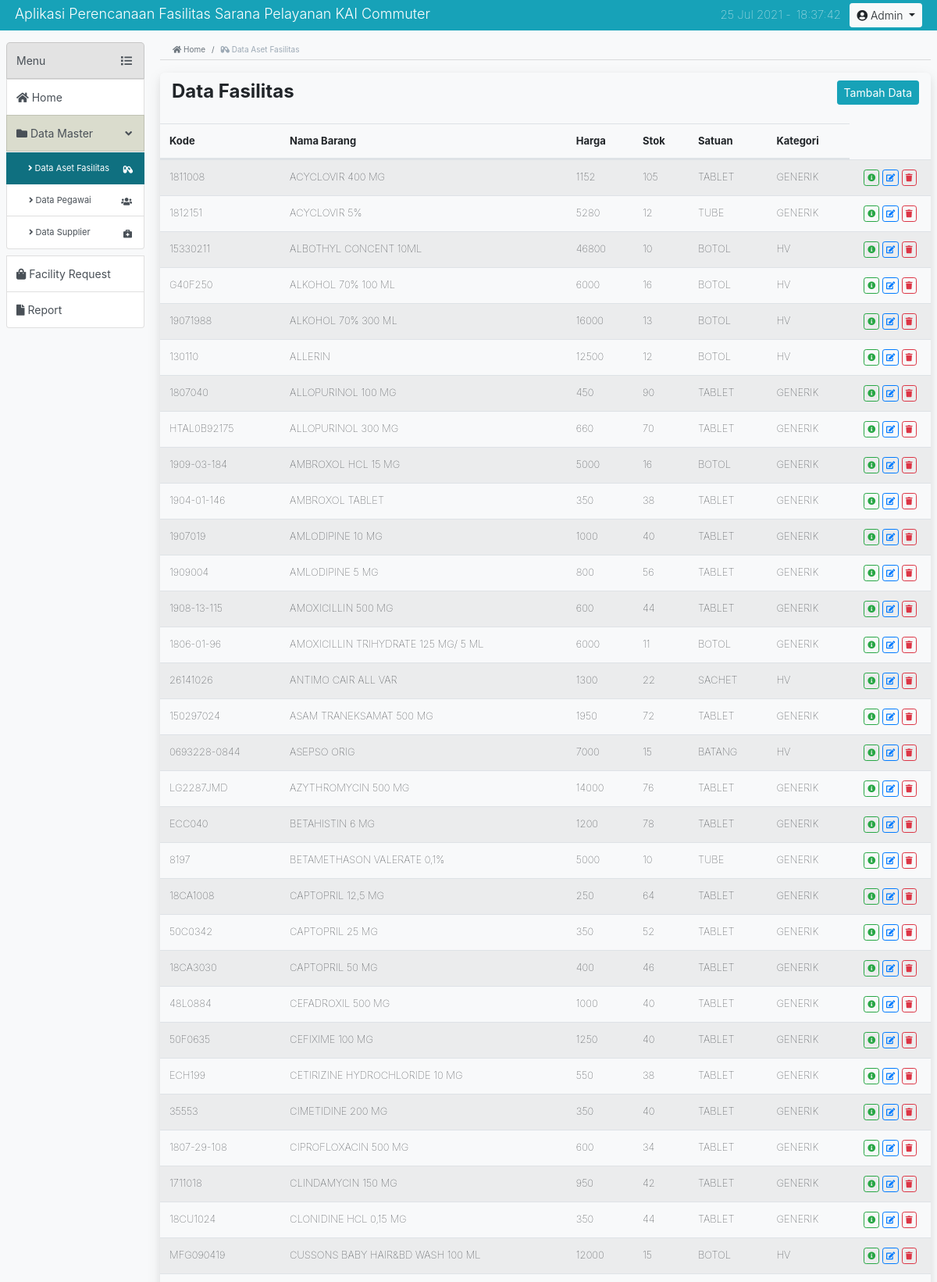
Screenshot of /?page=dataobat (signed in, upper part) with the database file from the repository.
### tables this page shows
CREATE TABLE IF NOT EXISTS `tbl_databarang` (
  `kd_barang` varchar(18) NOT NULL,
  `nm_barang` varchar(80) NOT NULL,
  `exp_barang` date NOT NULL,
  `ktg_barang` varchar(15) NOT NULL,
  `bnt_barang` varchar(20) NOT NULL,
  `sat_barang` varchar(11) NOT NULL,
  `hrg_barang` int(11) NOT NULL,
  `hrgbeli_barang` int(11) NOT NULL,
  `stk_barang` int(11) NOT NULL,
  `minstk_barang` int(11) NOT NULL,
  PRIMARY KEY (`kd_barang`)
);

### koneksi.php (called while the page is built, shortened)
<?php
	function tgl_indo($tgl) {
		$tanggal = substr($tgl,8,2);
		$bulan = substr($tgl,5,2);
		if($bulan==1) {
			$bulan = "Jan";
		} else if($bulan==2) {
			$bulan = "Feb";
		} else if($bulan==3) {
			$bulan = "Mar";
		} else if($bulan==4) {
			$bulan = "Apr";
		} else if($bulan==5) {
			$bulan = "Mei";
		} else if($bulan==6) {
			$bulan = "Jun";
		} else if($bulan==7) {
			$bulan = "Jul";
		} else if($bulan==8) {
			$bulan = "Agu";
		} else if($bulan==9) {
			$bulan = "Sep";
		} else if($bulan==10) {
			$bulan = "Okt";
		} else if($bulan==11) {
			$bulan = "Nov";
		} else if($bulan==12) {
			$bulan = "Des";
		}
		$tahun = substr($tgl,2,2);
		return $tanggal.'/'.$bulan.'/'.$tahun;
	}
 ?>

### pages/dataobat.php (the view, shortened to what this page needs)
<nav aria-label="breadcrumb">
  <ol class="breadcrumb bg-light">
    <li class="breadcrumb-item"><a href="./"><i class="fas fa-home"></i> Home</a></li>
    <li class="breadcrumb-item active" aria-current="page"><i class="fas fa-capsules"></i> Data Aset Fasilitas</li>
  </ol>
</nav>
<div class="page-content">
	<div class="row">
		<div class="col-6"><h4>Data Fasilitas</h4></div>
		<div class="col-6 text-right">
			<a href="?page=info_kadaluarsa">
			 <?php if($_SESSION['posisi_peg'] == 'Admin' || $_SESSION['posisi_peg'] == 'Manager' || $_SESSION['posisi_peg'] == 'Apoteker') { ?>
			<a href="?page=tambah_dataobat">
				<button class="btn btn-sm btn-info">Tambah Data</button>
			</a>
			<?php } ?>
		</div>
	</div>
	<div class="table-container">
		<table id="tabel_dataobat" class="table table-striped display tabel-data">
			<thead>
		        <tr>
		            <th>Kode</th>
		            <th>Nama Barang</th>
		            <th>Harga</th>
		            <th>Stok</th>
		            <th>Satuan</th>
		            <th>Kategori</th>
		        </tr>
		    </thead>
		    <tbody>
		<?php
			$query_tampil = "SELECT * FROM tbl_databarang ORDER BY nm_barang ASC";
			$sql_tampil = mysqli_query($conn, $query_tampil) or die ($conn->error);
			while($data = mysqli_fetch_array($sql_tampil)) {
		 ?>
		 		<tr>
		 			<td><?php echo $data['kd_barang']; ?></td>
		 			<td><?php echo $data['nm_barang']; ?></td>
		 			<td><?php echo $data['hrg_barang']; ?></td>
		 			<td><?php echo $data['stk_barang']; ?></td>
		 			<td><?php echo $data['sat_barang']; ?></td>
		 			<td><?php echo $data['ktg_barang']; ?></td>
		 			<td class="td-opsi">
		 				<button class="btn-transition btn btn-outline-success btn-sm" title="detail obat" id="tombol_detail" name="tombol_detail" data-toggle="modal" data-target="#detail_obat"
		 				data-kode="<?php echo $data['kd_barang']; ?>"
		 				data-nama="<?php echo $data['nm_barang']; ?>"
		 				data-exp="<?php echo tgl_indo($data['exp_barang']); ?>"
		 				data-ktg="<?php echo $data['ktg_barang']; ?>"
		 				data-bentuk="<?php echo $data['bnt_barang']; ?>"
		 				data-satuan="<?php echo $data['sat_barang']; ?>"
		 				data-harbel="<?php echo "Rp".number_format($data['hrgbeli_barang'], 0,",", "."); ?>"
		 				data-harju="<?php echo "Rp".number_format($data['hrg_barang'], 0,",", ".");; ?>"
		 				data-stok="<?php echo $data['stk_barang']; ?>"
		 				data-minstok="<?php echo $data['minstk_barang']; ?>">
                            <i class="fas fa-info-circle"></i>
                        </button>
		 			<?php if($_SESSION['posisi_peg'] == 'Admin' || $_SESSION['posisi_peg'] == 'Manager' || $_SESSION['posisi_peg'] == 'Apoteker') { ?>
                        <button class="btn-transition btn btn-outline-primary btn-sm" title="edit" id="tombol_edit" name="tombol_edit" data-kode="<?php echo $data['kd_barang']; ?>">
                            <i class="fas fa-edit"></i>
                        </button>
                        <button class="btn-transition btn btn-outline-danger btn-sm" title="hapus" id="tombol_hapus" name="tombol_hapus" data-kode="<?php echo $data['kd_barang']; ?>" data-nama="<?php echo $data['nm_barang']; ?>">
                            <i class="fas fa-trash"></i>
                        </button>
                    <?php } ?>
                    </td>
		 		</tr>
		 <?php
			}
		 ?>
		    </tbody>
		</table>
	</div>
</div>

### asset/private_style/style_index.css (style rules this page uses)
* { margin: 0; padding: 0; }
html, body { height: 100%; }
.row { margin: 0; padding: 0; }
.breadcrumb { font-size: 10px; border-bottom : 1px solid #D9DADB; border-radius: 0; padding-bottom: 5px; }
.breadcrumb a { color: #6C757D; }
.breadcrumb .active { color: #9ca9b5; }
.page-content { padding: 10px 0px; box-shadow: 0 4px 8px 0 rgba(0, 0, 0, 0.06), 0 6px 20px 0 rgba(0, 0, 0, 0.08); margin-bottom: 15px; border-radius: 6px; }
.page-content h4 { font-weight: bold; }
.table-container { padding: 12px 0px; }
.table, .tabel-profil { font-size: 14px; font-weight: lighter; }
.tabel-data { font-size: 13px; border-bottom: 1px solid #DEE2E6; }
table .td-opsi { padding: 12px 5px; text-align: center; }
table .td-opsi .btn { font-size: 10px; padding: 2px 4px; font-weight: lighter; }

### rows the page displays
tbl_databarang: kd_barang "1811008", nm_barang "ACYCLOVIR 400 MG", hrg_barang "1152", stk_barang "105", sat_barang "TABLET", ktg_barang "GENERIK"
tbl_databarang: kd_barang "1812151", nm_barang "ACYCLOVIR 5%", hrg_barang "5280", stk_barang "12", sat_barang "TUBE", ktg_barang "GENERIK"
tbl_databarang: kd_barang "15330211", nm_barang "ALBOTHYL CONCENT 10ML", hrg_barang "46800", stk_barang "10", sat_barang "BOTOL", ktg_barang "HV"
tbl_databarang: kd_barang "G40F250", nm_barang "ALKOHOL 70% 100 ML", hrg_barang "6000", stk_barang "16", sat_barang "BOTOL", ktg_barang "HV"
tbl_databarang: kd_barang "19071988", nm_barang "ALKOHOL 70% 300 ML", hrg_barang "16000", stk_barang "13", sat_barang "BOTOL", ktg_barang "HV"
tbl_databarang: kd_barang "130110", nm_barang "ALLERIN", hrg_barang "12500", stk_barang "12", sat_barang "BOTOL", ktg_barang "HV"
tbl_databarang: kd_barang "1807040", nm_barang "ALLOPURINOL 100 MG", hrg_barang "450", stk_barang "90", sat_barang "TABLET", ktg_barang "GENERIK"
tbl_databarang: kd_barang "HTAL0B92175", nm_barang "ALLOPURINOL 300 MG", hrg_barang "660", stk_barang "70", sat_barang "TABLET", ktg_barang "GENERIK"
tbl_databarang: kd_barang "1909-03-184", nm_barang "AMBROXOL HCL 15 MG", hrg_barang "5000", stk_barang "16", sat_barang "BOTOL", ktg_barang "GENERIK"
tbl_databarang: kd_barang "1904-01-146", nm_barang "AMBROXOL TABLET", hrg_barang "350", stk_barang "38", sat_barang "TABLET", ktg_barang "GENERIK"
tbl_databarang: kd_barang "1907019", nm_barang "AMLODIPINE 10 MG", hrg_barang "1000", stk_barang "40", sat_barang "TABLET", ktg_barang "GENERIK"
tbl_databarang: kd_barang "1909004", nm_barang "AMLODIPINE 5 MG", hrg_barang "800", stk_barang "56", sat_barang "TABLET", ktg_barang "GENERIK"
tbl_databarang: kd_barang "1908-13-115", nm_barang "AMOXICILLIN 500 MG", hrg_barang "600", stk_barang "44", sat_barang "TABLET", ktg_barang "GENERIK"
tbl_databarang: kd_barang "1806-01-96", nm_barang "AMOXICILLIN TRIHYDRATE 125 MG/ 5 ML", hrg_barang "6000", stk_barang "11", sat_barang "BOTOL", ktg_barang "GENERIK"
tbl_databarang: kd_barang "26141026", nm_barang "ANTIMO CAIR ALL VAR", hrg_barang "1300", stk_barang "22", sat_barang "SACHET", ktg_barang "HV"
tbl_databarang: kd_barang "150297024", nm_barang "ASAM TRANEKSAMAT 500 MG", hrg_barang "1950", stk_barang "72", sat_barang "TABLET", ktg_barang "GENERIK"
tbl_databarang: kd_barang "0693228-0844", nm_barang "ASEPSO ORIG", hrg_barang "7000", stk_barang "15", sat_barang "BATANG", ktg_barang "HV"
tbl_databarang: kd_barang "LG2287JMD", nm_barang "AZYTHROMYCIN 500 MG", hrg_barang "14000", stk_barang "76", sat_barang "TABLET", ktg_barang "GENERIK"
tbl_databarang: kd_barang "ECC040", nm_barang "BETAHISTIN 6 MG", hrg_barang "1200", stk_barang "78", sat_barang "TABLET", ktg_barang "GENERIK"
tbl_databarang: kd_barang "8197", nm_barang "BETAMETHASON VALERATE 0,1%", hrg_barang "5000", stk_barang "10", sat_barang "TUBE", ktg_barang "GENERIK"
tbl_databarang: kd_barang "18CA1008", nm_barang "CAPTOPRIL 12,5 MG", hrg_barang "250", stk_barang "64", sat_barang "TABLET", ktg_barang "GENERIK"
tbl_databarang: kd_barang "50C0342", nm_barang "CAPTOPRIL 25 MG", hrg_barang "350", stk_barang "52", sat_barang "TABLET", ktg_barang "GENERIK"
tbl_databarang: kd_barang "18CA3030", nm_barang "CAPTOPRIL 50 MG", hrg_barang "400", stk_barang "46", sat_barang "TABLET", ktg_barang "GENERIK"
tbl_databarang: kd_barang "48L0884", nm_barang "CEFADROXIL 500 MG", hrg_barang "1000", stk_barang "40", sat_barang "TABLET", ktg_barang "GENERIK"
tbl_databarang: kd_barang "50F0635", nm_barang "CEFIXIME 100 MG", hrg_barang "1250", stk_barang "40", sat_barang "TABLET", ktg_barang "GENERIK"
tbl_databarang: kd_barang "ECH199", nm_barang "CETIRIZINE HYDROCHLORIDE 10 MG", hrg_barang "550", stk_barang "38", sat_barang "TABLET", ktg_barang "GENERIK"
tbl_databarang: kd_barang "35553", nm_barang "CIMETIDINE 200 MG", hrg_barang "350", stk_barang "40", sat_barang "TABLET", ktg_barang "GENERIK"
tbl_databarang: kd_barang "1807-29-108", nm_barang "CIPROFLOXACIN 500 MG", hrg_barang "600", stk_barang "34", sat_barang "TABLET", ktg_barang "GENERIK"
tbl_databarang: kd_barang "1711018", nm_barang "CLINDAMYCIN 150 MG", hrg_barang "950", stk_barang "42", sat_barang "TABLET", ktg_barang "GENERIK"
tbl_databarang: kd_barang "18CU1024", nm_barang "CLONIDINE HCL 0,15 MG", hrg_barang "350", stk_barang "44", sat_barang "TABLET", ktg_barang "GENERIK"
tbl_databarang: kd_barang "MFG090419", nm_barang "CUSSONS BABY HAIR&BD WASH 100 ML", hrg_barang "12000", stk_barang "15", sat_barang "BOTOL", ktg_barang "HV"

### other values shown
$_SESSION['posisi_peg'] "Admin"
